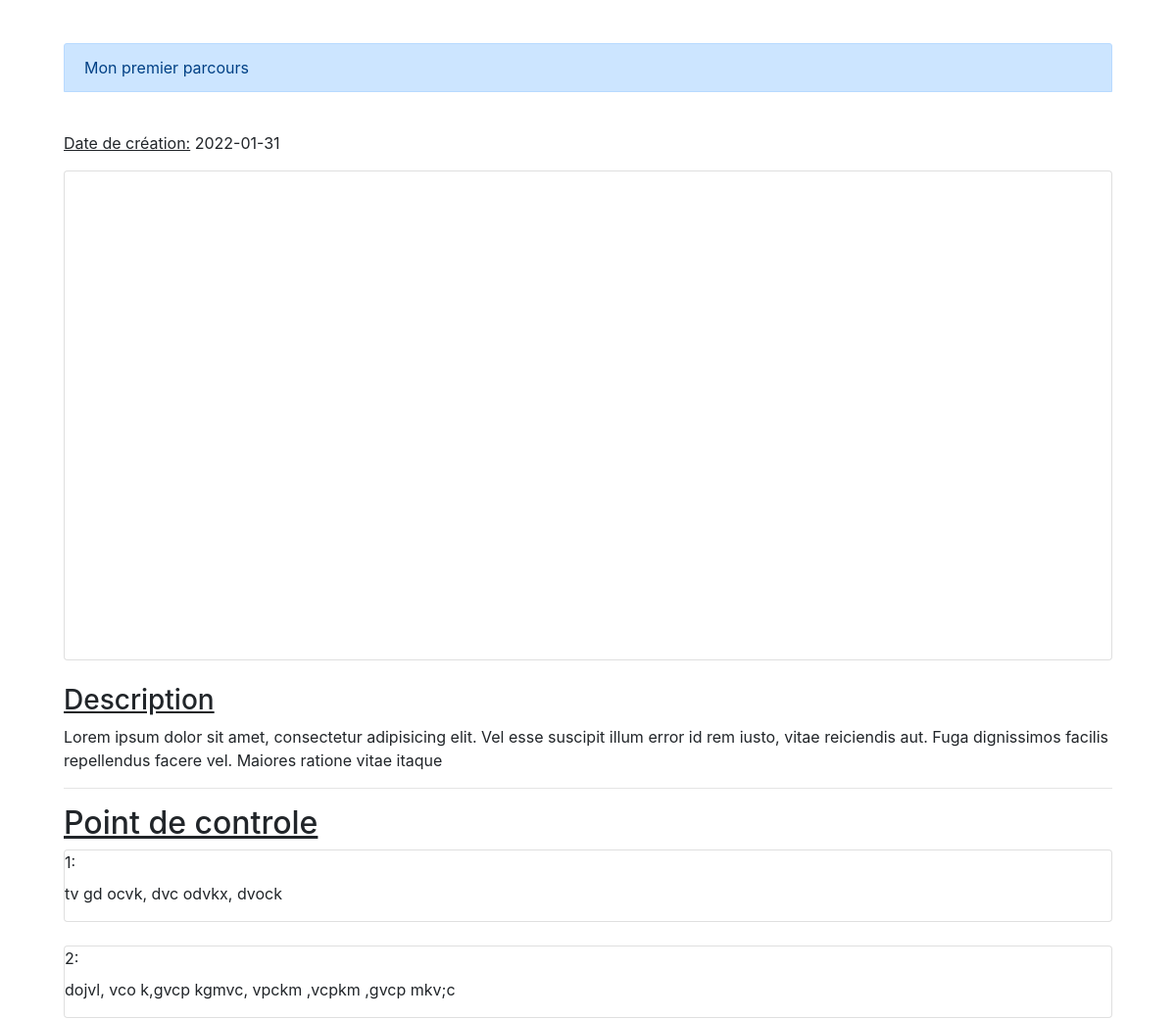
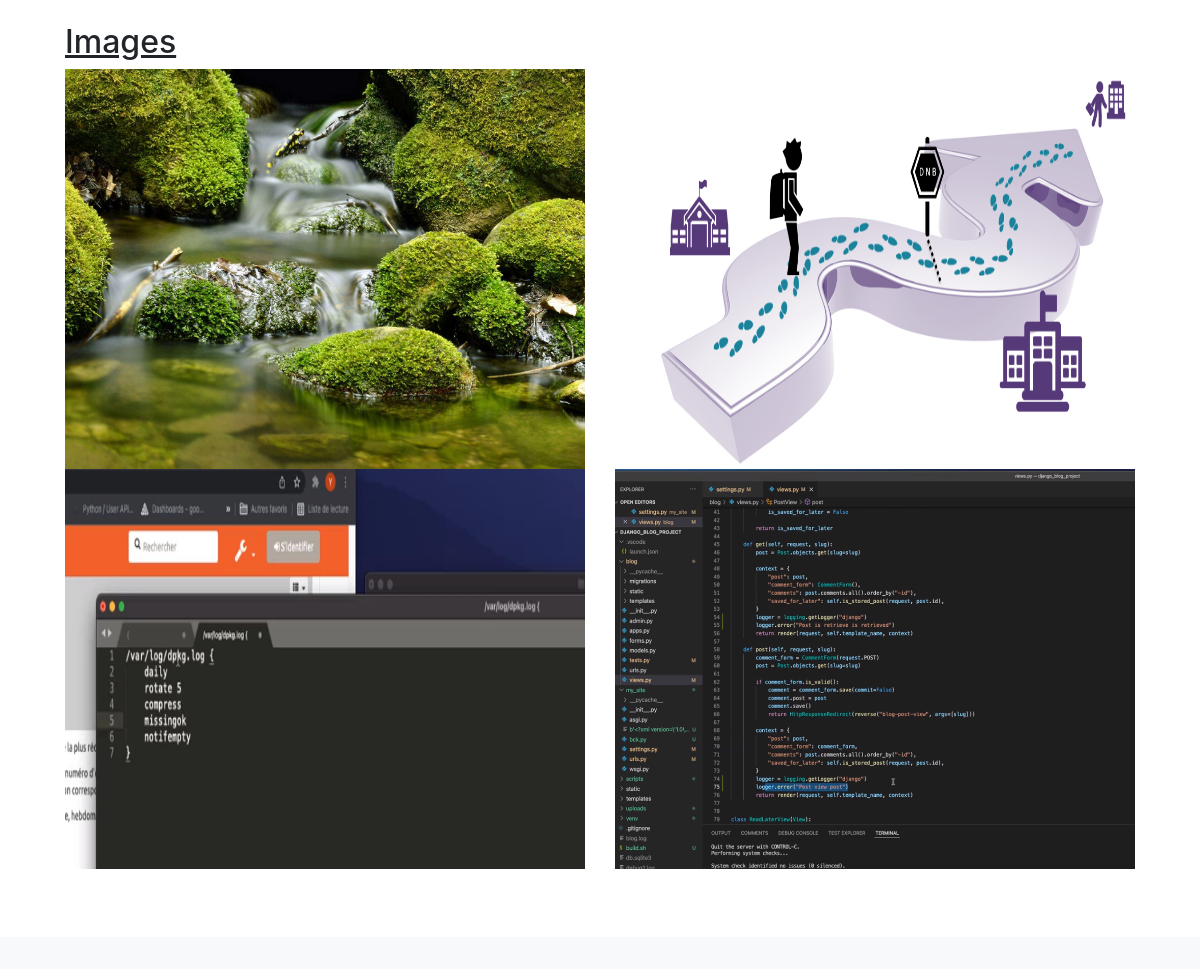
The app's page /falas_client/falas_admin/fiche_parcours.php?id_parcours=3 with its own data (2 pictures, top to bottom).
### tables this page shows
CREATE TABLE IF NOT EXISTS `parcours` (
  `id_parcours` int(11) NOT NULL AUTO_INCREMENT,
  `id_foret` int(11) NOT NULL,
  `id_utilisateur` int(11) NOT NULL,
  `nom_parcours` varchar(150) DEFAULT NULL,
  `date_creation_parcours` date DEFAULT NULL,
  `description_parcours` text,
  `statut_parcours` int(11) NOT NULL,
  PRIMARY KEY (`id_parcours`),
  KEY `id_foret` (`id_foret`),
  KEY `id_utilisateur` (`id_utilisateur`)
);

CREATE TABLE IF NOT EXISTS `check_point` (
  `id` int(11) NOT NULL AUTO_INCREMENT,
  `lat_ck` varchar(50) DEFAULT NULL,
  `lng_ck` varchar(50) DEFAULT NULL,
  `desc_ck` varchar(300) DEFAULT NULL,
  `id_foret` int(11) NOT NULL,
  `id_parcours` int(11) NOT NULL,
  `statut_ck` int(1) NOT NULL,
  PRIMARY KEY (`id`),
  KEY `id_foret` (`id_foret`),
  KEY `id_parcours` (`id_parcours`)
);

CREATE TABLE IF NOT EXISTS `images` (
  `id_img` int(11) NOT NULL AUTO_INCREMENT,
  `date_ajout_img` datetime NOT NULL,
  `statut_img` int(1) NOT NULL,
  `nom_img` varchar(100) NOT NULL,
  `id_parcours` int(11) NOT NULL,
  `id_utilisateur` int(11) NOT NULL,
  PRIMARY KEY (`id_img`),
  KEY `id_parcours` (`id_parcours`),
  KEY `id_utilisateur` (`id_utilisateur`)
);

### falas_client/falas_admin/fiche_parcours.php (the view, shortened to what this page needs)
<?php
require 'bdd.php';
 ?>
<!doctype html>
<html lang='en'>
<head>
  <link rel='stylesheet' href='bootstrap/css/bootstrap.min.css' >
  <link rel="stylesheet" href="bootstrap/css/style.css">
  <link rel="stylesheet" href="https://cdn.jsdelivr.net/bxslider/4.2.12/jquery.bxslider.css">
</head>
<body class='d-flex flex-column h-100' onload="window.print();setTimeout(() => { window.location='explore.php?id_parcours=<?=$_GET['id_parcours']?>';   }, 100);"  >
  <br>
  <main class="flex-shrink-0">
  <div class="container homeContainer"  >
  <?php
  $id_parcours= strip_tags($_GET['id_parcours']);
  $requete=$bdd->prepare("SELECT * from parcours where id_parcours=?");
  $requete->execute(array($id_parcours));
  $reponse = $requete->fetch();
  ?>
        <div class="card-body">
            <div class="card-header alert alert-primary"><?= $reponse['nom_parcours']; ?></div>
            <br/>
            <p><u>Date de création:</u> <?= $reponse['date_creation_parcours']; ?></p>
            <div id="map" class= " card col-md-12" style="height: 500px;" > </div>
            <br/>
            <h3>
              <u>Description</u>
            </h3>
            <p><?=$reponse['description_parcours']?> </p>
            <hr>
            <h2 class="h2"><u>Point de controle</u></h2>
            <div>
            <?php
                $requete = $bdd->prepare("SELECT * from check_point where id_parcours = ? and statut_ck = 1");
                $requete->execute(array($id_parcours));
                $i=0;
                while( $rep=$requete->fetch() ){
                  $i++;
              ?>
                <div class="card">
                  <label for=""><?=$i?>: </label>
                <p><?=$rep['desc_ck']?></p>
                </div>
                <br/>
              <?php } ?>
            </div>
            <div class="row">
              <div class="col col-md-10">
                <h2 class="h2"><u>Images</u></h2>
              </div>
              <div class="col" >
              </div>
            </div>
            <div>
              <div class="row">
              <?php
                $requete = $bdd->prepare("SELECT * from images where id_parcours = ? and statut_img = 1 limit 4");
                $requete->execute(array($id_parcours));
                while( $rep=$requete->fetch() ){
              ?>
                <img src="images/<?=$rep['nom_img']?>" class=" col col-md-6" style="height:400px;  ">
              <?php } ?>
              </div>
            </div>
        </div>
    <br>
    </div>
<br>
<footer class='footer mt-auto py-3 bg-light'>
</footer>
</body>
</html>

### records on screen
parcours: nom_parcours "Mon premier parcours", date_creation_parcours "2022-01-31", description_parcours "Lorem ipsum dolor sit amet, consectetur adipisicing elit. Vel esse suscipit illum error id rem iusto, vitae reiciendis aut. Fuga dignissimos facilis repellendus facere vel. Maiores ratione vitae itaque"
check_point: desc_ck "tv gd ocvk, dvc odvkx, dvock"
check_point: desc_ck "dojvl, vco k,gvcp kgmvc, vpckm ,vcpkm ,gvcp mkv;c"
images: nom_img (picture)
images: nom_img (picture)
images: nom_img (picture)
images: nom_img (picture)
